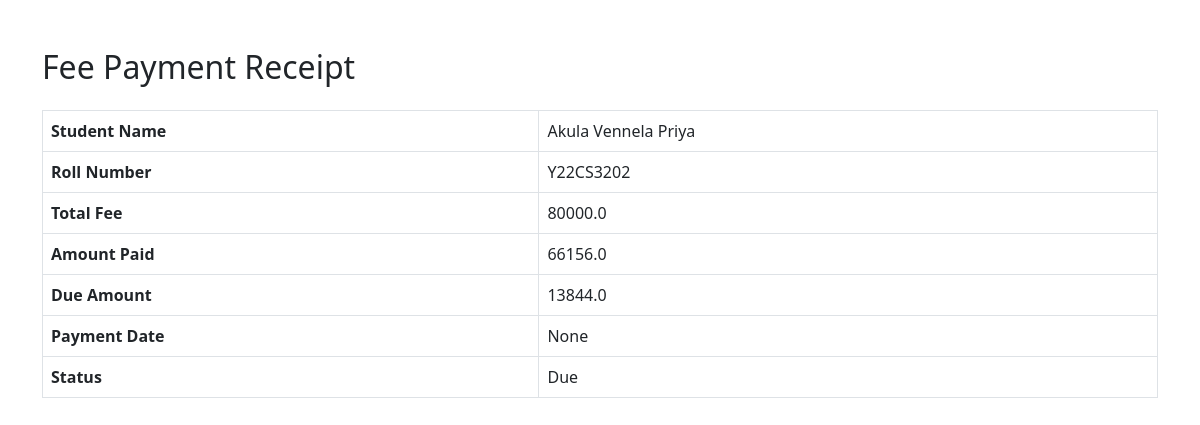
The app's page /fee-receipt-by-roll/Y22CS3202/ with its own data.
### core/models.py (models this page shows, shortened)
class Student(models.Model):
    roll_number = models.CharField(max_length=20, unique=True, null=True, blank=True)
    first_name = models.CharField(max_length=50, null=True, blank=True)
    last_name = models.CharField(max_length=50, null=True, blank=True)
    name = models.CharField(max_length=100, null=True, blank=True)
    email = models.EmailField(unique=True)
    course = models.CharField(max_length=100, null=True, blank=True)
    department = models.ForeignKey(Department, on_delete=models.CASCADE, null=True, blank=True)

class Fee(models.Model):
    student = models.ForeignKey(Student, on_delete=models.CASCADE)
    email_id = models.EmailField()
    course = models.CharField(max_length=100)
    roll_no = models.CharField(max_length=100)
    due_amount = models.FloatField(verbose_name="Due Amount")
    amount_paid = models.FloatField(verbose_name="Amount Paid")
    total_amount = models.FloatField(verbose_name="Total Amount")
    is_paid = models.BooleanField(default=False)  # Payment status
    payment_date = models.DateTimeField(null=True, blank=True)  # When payment was done
    created_at = models.DateTimeField(auto_now_add=True)  # NEW: To track when this record was added
    updated_at = models.DateTimeField(auto_now=True)      # NEW: To track when this record was last updated
    class Meta:
        get_latest_by = 'created_at'  # Allows use of .latest('created_at') to fetch the latest fee record

### core/views.py (the view)
# urls.py: path('fee-receipt-by-roll/<str:roll_number>/', views.fee_receipt_by_roll, name='fee_receipt_by_roll'),
def fee_receipt_by_roll(request, roll_number):
    student = get_object_or_404(Student, roll_number=roll_number)
    fee = Fee.objects.filter(student=student).first()
    return render(request, 'core/fee_receipt_by_roll.html', {'fee': fee, 'student': student})

### core/templates/core/fee_receipt_by_roll.html (shortened to what this page needs)
<!DOCTYPE html>
<html lang="en">
<head>
    <link href="https://cdn.jsdelivr.net/npm/bootstrap@5.0.0/dist/css/bootstrap.min.css" rel="stylesheet">
</head>
<body>
<div class="container mt-5">
    <h2 class="mb-4">Fee Payment Receipt</h2>
    <table class="table table-bordered">
        <tbody>
            <tr>
                <th>Student Name</th>
                <td>{{ student.name }}</td>
            </tr>
            <tr>
                <th>Roll Number</th>
                <td>{{ student.roll_number }}</td>
            </tr>
            <tr>
                <th>Total Fee</th>
                <td>{{ fee.total_amount }}</td>
            </tr>
            <tr>
                <th>Amount Paid</th>
                <td>{{ fee.amount_paid }}</td>
            </tr>
            <tr>
                <th>Due Amount</th>
                <td>{{ fee.due_amount }}</td>
            </tr>
            <tr>
                <th>Payment Date</th>
                <td>{{ fee.payment_date }}</td>
            </tr>
            <tr>
                <th>Status</th>
                <td>{% if fee.is_paid %}Paid{% else %}Due{% endif %}</td>
            </tr>
        </tbody>
    </table>
</div>
</body>
</html>

### records on screen
Student: name "Akula Vennela Priya", roll_number "Y22CS3202"
Fee: total_amount "80000.0", amount_paid "66156.0", due_amount "13844.0", payment_date "None"
